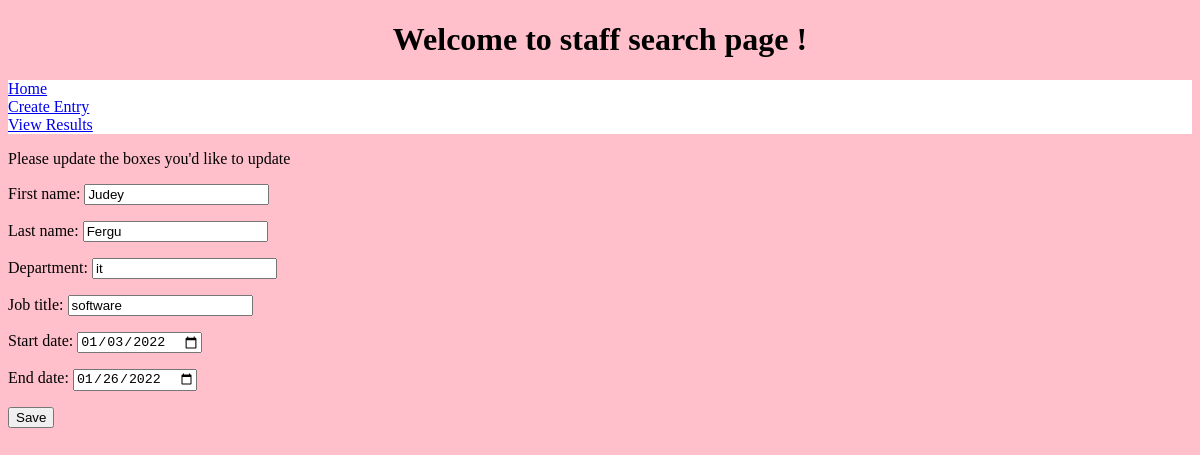
Screenshot of /staff/20/update/ with the database file from the repository.
### staff/models.py (models this page shows, shortened)
class StaffInfo(models.Model):
    first_name = models.CharField(max_length=30)
    last_name = models.CharField(max_length=30)
    department = models.CharField(max_length=30)
    job_title = models.CharField(max_length=30)
    start_date = models.DateField()
    end_date = models.DateField()

### staff/views.py (the view)
# urls.py: path("staff/<pk>/update/", views.UpdateStaffMember.as_view(), name='update')
class UpdateStaffMember(UpdateView):
    model = StaffInfo
    template_name = "staff/update_info.html"
    form_class = StaffForm
    success_url = "/"

### staff/form.py
class StaffForm(forms.ModelForm):
  class Meta:
    widgets = {'start_date': DropdownDate, 'end_date': DropdownDate}
    model = StaffInfo
    fields = "__all__"

### staff/templates/staff/update_info.html (shortened to what this page needs)
{% extends "staff/base.html" %} {% load static %} {% block head %} {% endblock %}
{% block content %}
  <p>Please update the boxes you'd like to update {{staff.first_name}} </p>
<form method="POST" action="">
  {{ form.as_p }}
  <input type="submit" value="Save">
</form>
{% endblock %}

### rows the page displays
StaffInfo: first_name "Judey", last_name "Fergu", department "it", job_title "software", start_date "01/03/2022", end_date "01/26/2022"
